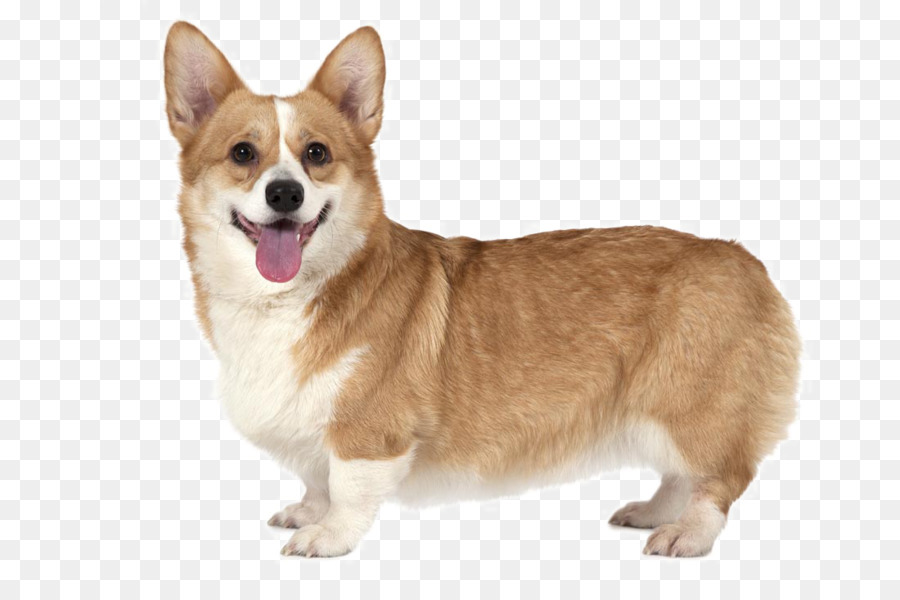
#> input picture Chapter_8/corgi.png, 900 x 600 px
$ python blurring.py
#> lines starting #> are read from the running program, lines starting #| are printed output that depends on the picture
import numpy as np
import cv2

# Loading image
image = cv2.imread("corgi.png")
#> image is the input picture: shape (600, 900, 3); mean B, G, R 204.2, 214.6, 226.1
cv2.imshow("Original", image)

# Average blurring with different kernels
blurred = np.hstack([
	cv2.blur(image, (3, 3)),
	cv2.blur(image, (5, 5)),
	cv2.blur(image, (7, 7))
	])
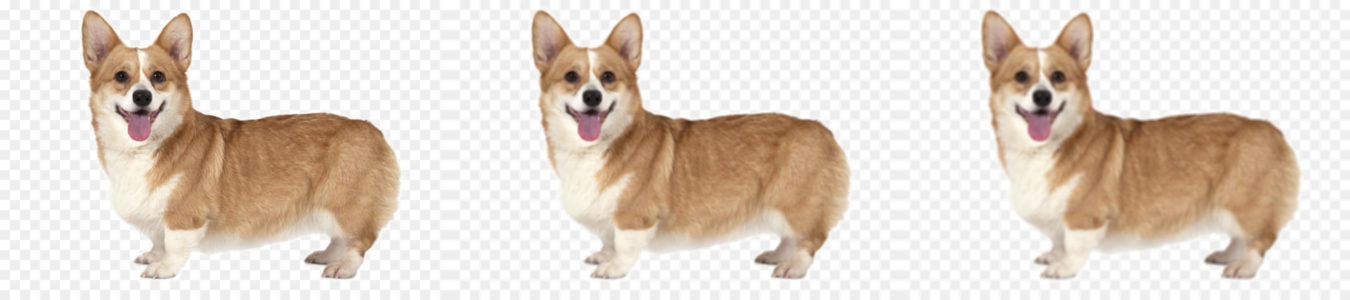
#> blurred: shape (600, 2700, 3) (shown at 1/2 size); mean B, G, R 204.2, 214.6, 226.1
cv2.imshow("Average", blurred)

cv2.waitKey(0)
cv2.destroyAllWindows()

# Gaussian blurring
blurred = np.hstack([
	cv2.GaussianBlur(image, (3, 3), 0),
	cv2.GaussianBlur(image, (5, 5), 0),
	cv2.GaussianBlur(image, (7, 7), 0)
	])
cv2.imshow("Gaussian", blurred)

cv2.waitKey(0)
cv2.destroyAllWindows()

# Median blurring
blurred = np.hstack([
	cv2.medianBlur(image, 3),
	cv2.medianBlur(image, 5),
	cv2.medianBlur(image, 7)
	])
cv2.imshow("Median", blurred)

cv2.waitKey(0)
cv2.destroyAllWindows()

# Bilateral blurring
blurred = np.hstack([
	cv2.bilateralFilter(image, 5, 21, 21),
	cv2.bilateralFilter(image, 7, 31, 31),
	cv2.bilateralFilter(image, 9, 41, 41)
	])
cv2.imshow("Bilateral", blurred)

cv2.waitKey(0)
cv2.destroyAllWindows()
